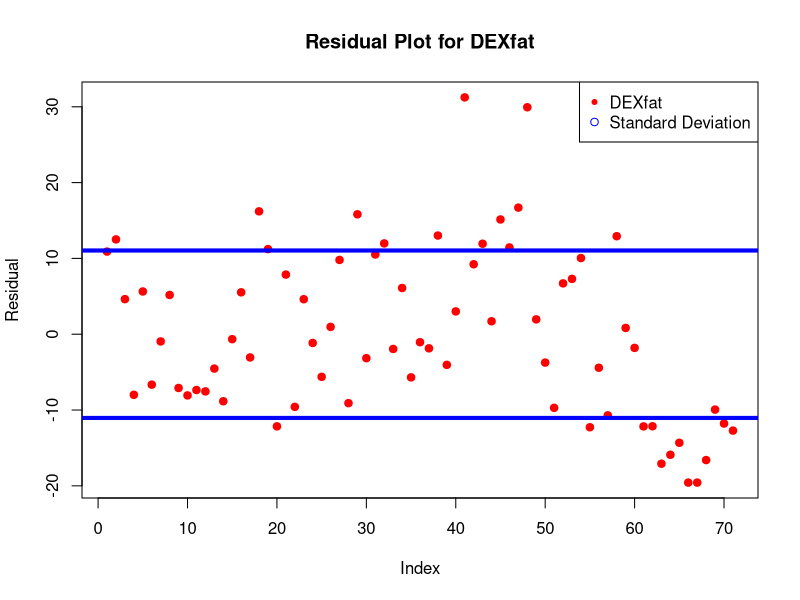

Write the R code that produced this figure.

bodyfatwomen = read.csv("bodyfatwomen.csv") #store dataset from .csv

# plot bodyfat vs. age, with bodyfat as the y-axis and age as the x-axis, and add a title, x-axis label, and y-axis label, and change the color of the points to red, set a marker size of 2, and set the background color to white
#plot(bodyfatwomen$age, bodyfatwomen$bodyfat, main="Body Fat vs. Age", xlab="Age", ylab="Body Fat", col="red", pch=20, cex=2, bg="white")

# print all column types in bodyfatwomen
existing_data = sapply(bodyfatwomen, class)
print(existing_data)

#residual plot for DEXfat - DEXfat average vs index
plot(bodyfatwomen$DEXfat - mean(bodyfatwomen$DEXfat), main="Residual Plot for DEXfat", xlab="Index", ylab="Residual", col="red", pch=20, cex=1.5, bg="white")
# plot lines for standard variance
abline(h=sd(bodyfatwomen$DEXfat), col="blue", lwd=4)
abline(h=-sd(bodyfatwomen$DEXfat), col="blue", lwd=4)
# include legends for the lines and the points
legend("topright", legend=c("DEXfat", "Standard Deviation"), col=c("red", "blue"), pch=c(20, 1))
# make points bigger and lines thicker
par(cex=1, lwd=2)
